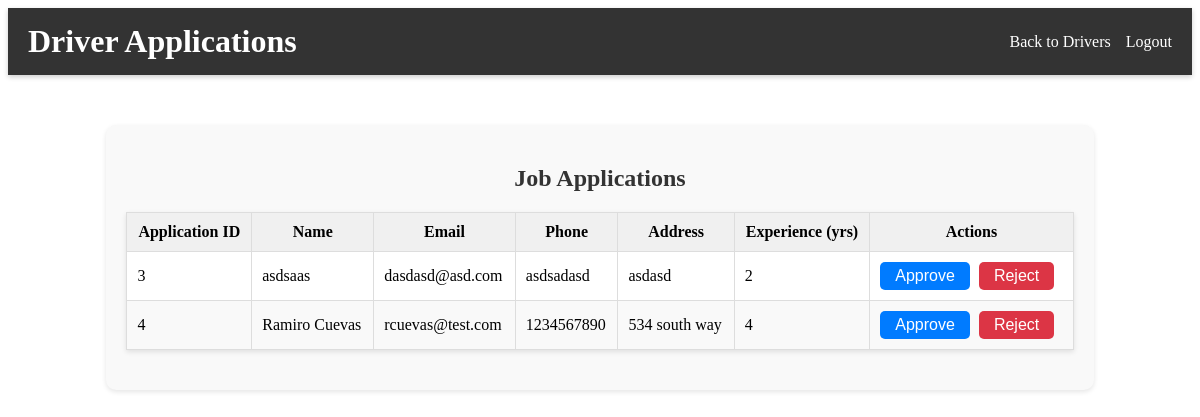
The app's page /dispatcher/drivers/applications (signed in) with its own data.
### tables this page shows
CREATE TABLE Applications (
    application_id INTEGER PRIMARY KEY AUTOINCREMENT,
    name TEXT NOT NULL,
    email TEXT NOT NULL,
    phone TEXT NOT NULL,
    address TEXT NOT NULL,
    years_of_exp INTEGER NOT NULL,
    date_applied DATETIME DEFAULT CURRENT_TIMESTAMP
);

### app/routes.py (the view)
@main_bp.route('/dispatcher/drivers/applications')
def view_applications():
    if 'dispatcher_id' not in session:
        return redirect(url_for('main.home'))
    cursor = get_cursor()
    applications = cursor.execute("""
        SELECT * FROM Applications
    """).fetchall()
    return render_template('dispatcher/view_applications.html', applications=applications)

### app/__init__.py (called while the page is built)
def create_app():
    app = Flask(__name__)
    app.config['SECRET_KEY'] = 'your_secret_key'
    from .routes import main_bp
    app.register_blueprint(main_bp)
    @app.teardown_appcontext
    def close_db(error):
        if 'db' in g:
            g.db.close()
    return app

def get_db():
    if 'db' not in g:
        g.db = sqlite3.connect('instance/Checkpoint3.db')
        g.db.row_factory = sqlite3.Row  # Enables access by column name
    return g.db

def get_cursor():
    return get_db().cursor()

### app/templates/dispatcher/view_applications.html (shortened to what this page needs)
<!DOCTYPE html>
<html lang="en">
<head>
    <link rel="stylesheet" href="{{ url_for('static', filename='css/dash_style.css') }}">
</head>
<body>
    <header>
        <div class="view-applications-header">
            <h1 class="view-applications-title">Driver Applications</h1>
            <nav class="view-applications-nav">
                <ul class="view-applications-nav-list">
                    <li><a href="{{ url_for('main.view_drivers') }}" class="view-applications-nav-link">Back to Drivers</a></li>
                    <li><a href="{{ url_for('main.driver_logout') }}" class="view-applications-nav-link">Logout</a></li>
                </ul>
            </nav>
        </div>
    </header>
    <main>
        <section class="view-applications-section">
            <h2 class="view-applications-heading">Job Applications</h2>
            <table class="view-applications-table">
                <thead>
                    <tr>
                        <th>Application ID</th>
                        <th>Name</th>
                        <th>Email</th>
                        <th>Phone</th>
                        <th>Address</th>
                        <th>Experience (yrs)</th>
                        <th>Actions</th>
                    </tr>
                </thead>
                <tbody>
                    {% for application in applications %}
                        <tr>
                            <td>{{ application['application_id'] }}</td>
                            <td>{{ application['name'] }}</td>
                            <td>{{ application['email'] }}</td>
                            <td>{{ application['phone'] }}</td>
                            <td>{{ application['address'] }}</td>
                            <td>{{ application['years_of_exp'] }}</td>
                            <td>
                                <form method="POST" action="{{ url_for('main.approve_application', application_id=application['application_id']) }}" class="view-applications-form">
                                    <button type="submit" class="view-applications-approve-button">Approve</button>
                                </form>
                                <form method="POST" action="{{ url_for('main.reject_application', application_id=application['application_id']) }}" class="view-applications-form">
                                    <button type="submit" class="view-applications-reject-button">Reject</button>
                                </form>
                            </td>
                        </tr>
                    {% endfor %}
                </tbody>
            </table>
        </section>
    </main>
</body>
</html>

### app/static/css/dash_style.css (style rules this page uses)
.view-applications-header { background-color: #333; color: white; padding: 15px 20px; display: flex; justify-content: space-between; align-items: center; box-shadow: 0 2px 5px rgba(0, 0, 0, 0.2); }
.view-applications-title { font-size: 2rem; margin: 0; }
.view-applications-nav-list { list-style-type: none; margin: 0; padding: 0; display: flex; }
.view-applications-nav-list li { margin-left: 15px; }
.view-applications-nav-link { color: white; text-decoration: none; font-size: 1rem; transition: color 0.3s; }
.view-applications-section { width: 80%; margin: 50px auto; background-color: #f9f9f9; padding: 20px; border-radius: 10px; box-shadow: 0 2px 5px rgba(0, 0, 0, 0.1); }
.view-applications-heading { text-align: center; font-size: 1.5rem; margin-bottom: 20px; color: #333; }
.view-applications-table { width: 100%; border-collapse: collapse; margin: 20px 0; background-color: white; box-shadow: 0 2px 5px rgba(0, 0, 0, 0.1); }
.view-applications-table th, .view-applications-table td { padding: 10px; text-align: left; border: 1px solid #ddd; }
.view-applications-table th { background-color: #f0f0f0; font-weight: bold; text-align: center; }
.view-applications-table tr:nth-child(even) { background-color: #f9f9f9; }
.view-applications-form { display: inline-block; }
.view-applications-approve-button, .view-applications-reject-button { background-color: #007bff; color: white; font-size: 1rem; padding: 5px 15px; border: none; border-radius: 5px; cursor: pointer; margin-right: 5px; transition: background-color 0.3s ease; }
.view-applications-reject-button { background-color: #dc3545; }

### records on screen
Applications: application_id "3", name "asdsaas", email "dasdasd@asd.com", phone "asdsadasd", address "asdasd", years_of_exp "2"
Applications: application_id "4", name "Ramiro Cuevas", email "rcuevas@test.com", phone "1234567890", address "534 south way", years_of_exp "4"
